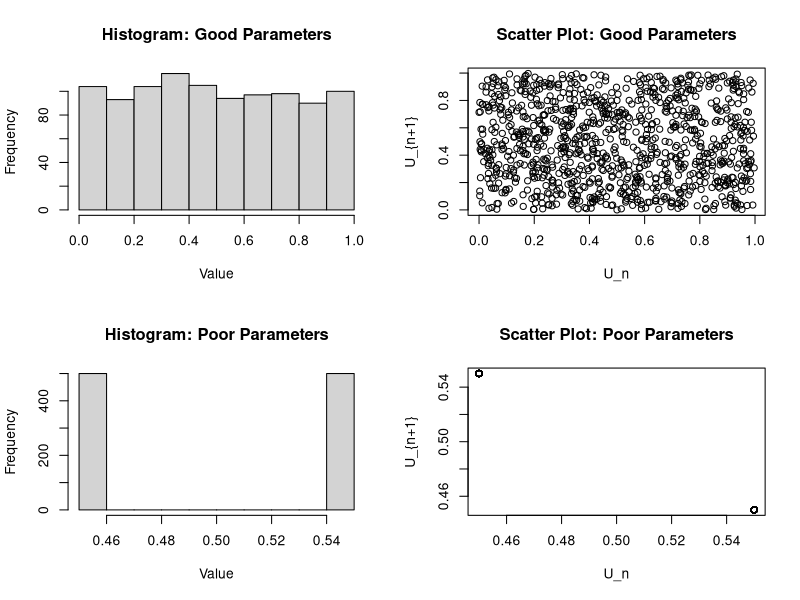
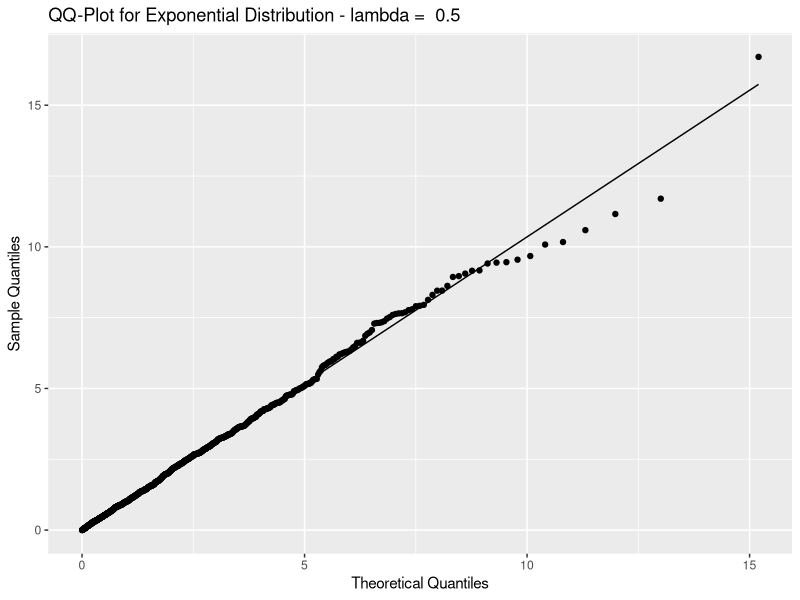
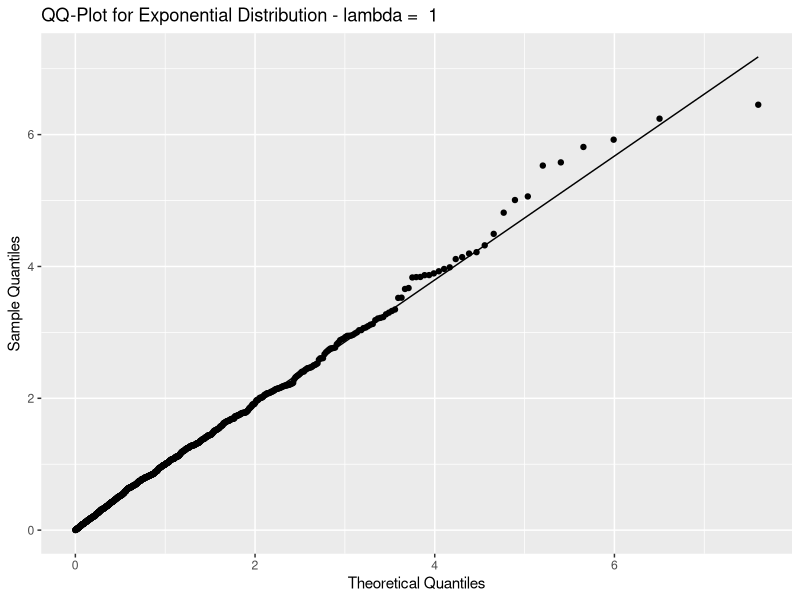
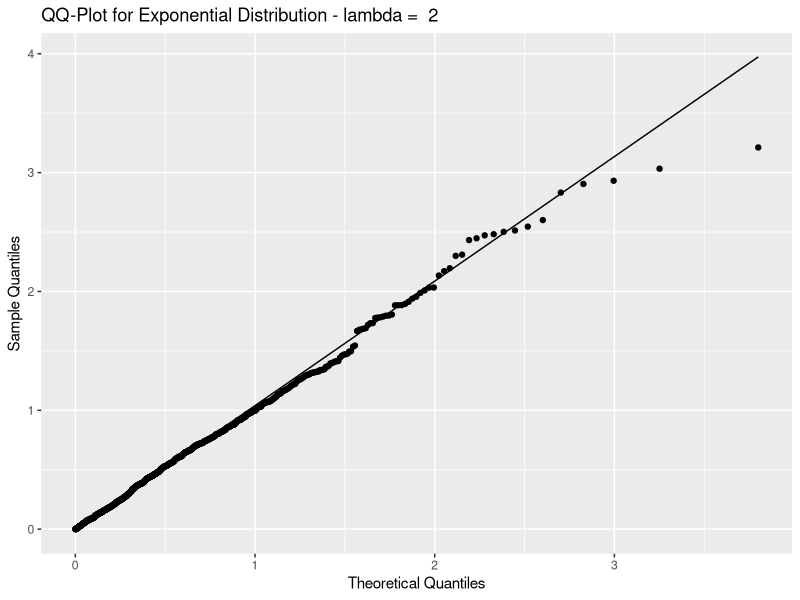
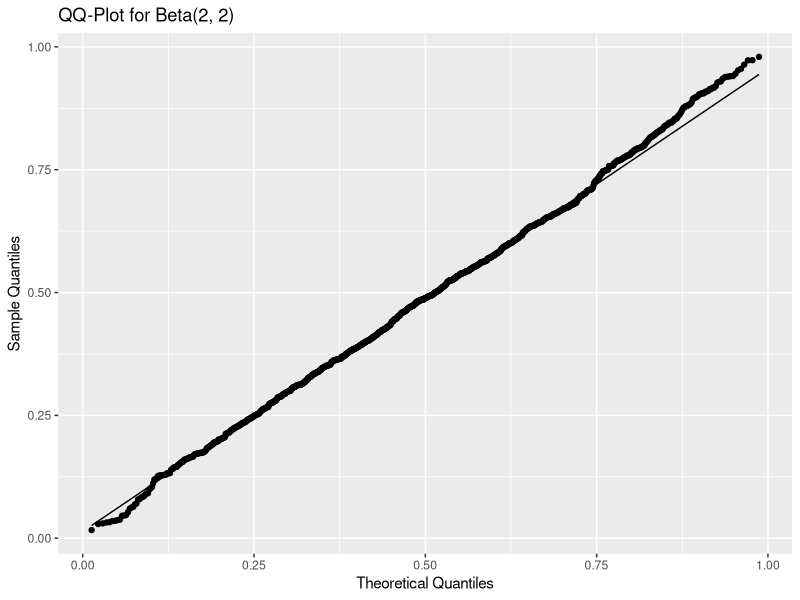
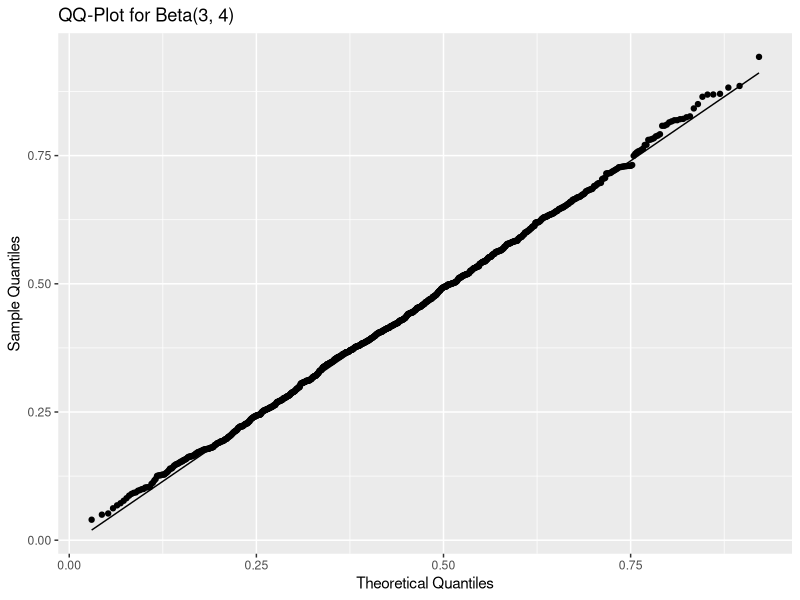

R code for these plots, in order:
## ---- chunk 1
deps <- c("ggplot2", "tidyr", "dplyr")
for (p in deps) {
  if (!requireNamespace(p, quietly = TRUE)) {
    install.packages(p, repos = "https://cran.rstudio.com")
  }
  library(p, character.only = TRUE)
}
## ---- chunk 2
set.seed(11912007)
## ---- chunk 3
lcg <- function(n, m, a, c = 0, x0) {
    us <- numeric(n)
    for (i in 1:n) {
        x0 <- (a * x0 + c) %% m
        us[i] <- x0 / m
    }
    return(us)
}

sample1 <- lcg(1000, m = 2^31 - 1, a = 16807, c = 0, x0 = 12345) # good params
sample2 <- lcg(1000, m = 100, a = 19, c = 0, x0 = 12345) # poor params
par(mfrow = c(2, 2))
hist(sample1, main = "Histogram: Good Parameters", xlab = "Value")
plot(sample1[1:999], sample1[2:1000], 
     main = "Scatter Plot: Good Parameters", 
     xlab = "U_n", ylab = "U_{n+1}")
hist(sample2, main = "Histogram: Poor Parameters", xlab = "Value")
plot(sample2[1:999], sample2[2:1000], 
     main = "Scatter Plot: Poor Parameters", 
     xlab = "U_n", ylab = "U_{n+1}")
## ---- chunk 4
rexp_custom <- function(n, lambda) {
	u <- runif(n) # uniform random variables
	x <- -1/lambda * log(1 - u)
	return(x)
}

generate_qqplot <- function(lambda) {
	df <- data.frame(custom = rexp_custom(1000, lambda), theoretical = rexp(1000, rate = lambda))
	ggplot(df, aes(sample = custom)) +
		stat_qq(distribution = qexp, dparams = list(rate = lambda)) +
		stat_qq_line(distribution = qexp, dparams = list(rate = lambda)) +
		ggtitle(paste("QQ-Plot for Exponential Distribution - lambda = ", lambda)) +
		xlab("Theoretical Quantiles") +
		ylab("Sample Quantiles")
}

lambda_values <- c(0.5, 1, 2)
plots <- lapply(lambda_values, generate_qqplot)
for (plot in plots) {
	print(plot)
}
## ---- chunk 5
sample_beta_2_2 <- function(n) {
    samples <- numeric(n)
    accepted <- 0
    c <- 1.5
    
    while (accepted < n) {
        y <- runif(1)  # proposal from Uniform(0,1)
        u <- runif(1)
        
        if (u <= (6 * y * (1-y)) / c) {
            accepted <- accepted + 1
            samples[accepted] <- y
        }
    }
    
    return(samples)
}
## ---- chunk 6
sample_beta <- function(n, alpha, beta) {
    if (alpha <= 1 || beta <= 1) {
        stop("invalid params")
    }
    
    samples <- numeric(n)
    accepted <- 0
    
    mode <- (alpha - 1) / (alpha + beta - 2)
    c <- dbeta(mode, alpha, beta)
    
    while (accepted < n) {
        y <- runif(1)  # proposal from Uniform(0,1)
        u <- runif(1)
        
        if (u <= dbeta(y, alpha, beta) / c) {
        accepted <- accepted + 1
        samples[accepted] <- y
        }
    }
    
    return(samples)
}
## ---- chunk 7
samples_2_2 <-  sample_beta_2_2(1000)
samples_3_4 <- sample_beta(1000, 3, 4)

beta_2_2 <- rbeta(1000, 2, 2)
beta_3_4 <- rbeta(1000, 3, 4)

ggplot(data.frame(samples = samples_2_2, theoretical = beta_2_2), aes(sample = samples)) +
    stat_qq(distribution = qbeta, dparams = list(shape1 = 2, shape2 = 2)) +
    stat_qq_line(distribution = qbeta, dparams = list(shape1 = 2, shape2 = 2)) +
    ggtitle("QQ-Plot for Beta(2, 2)") +
    xlab("Theoretical Quantiles") +
    ylab("Sample Quantiles")

ggplot(data.frame(samples = samples_3_4, theoretical = beta_3_4), aes(sample = samples)) +
    stat_qq(distribution = qbeta, dparams = list(shape1 = 3, shape2 = 4)) +
    stat_qq_line(distribution = qbeta, dparams = list(shape1 = 3, shape2 = 4)) +
    ggtitle("QQ-Plot for Beta(3, 4)") +
    xlab("Theoretical Quantiles") +
    ylab("Sample Quantiles")
